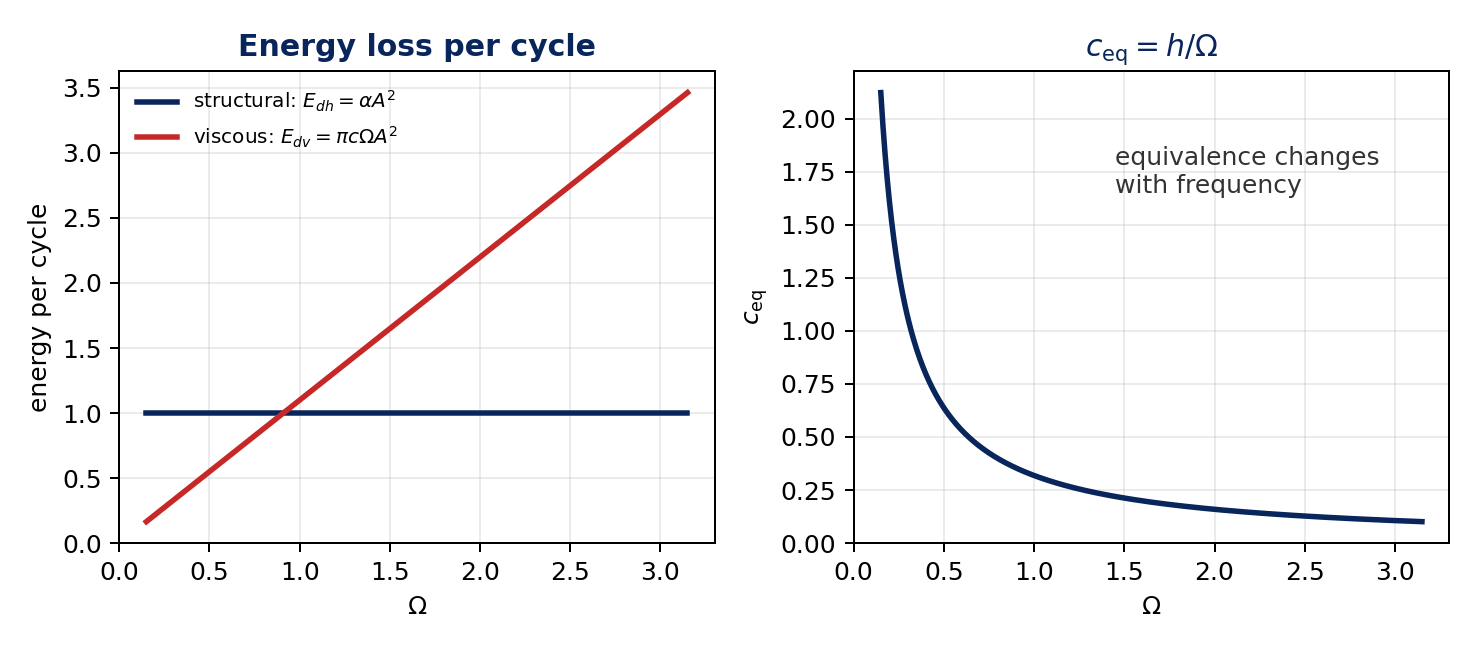

Write the Python code that produced this figure.
#!/usr/bin/env python3
"""Figure: equivalent viscous damping from energy equivalence."""

from __future__ import annotations

from plot_helpers import NAVY, OUT, RED, configure_matplotlib_cache


configure_matplotlib_cache()
import matplotlib.pyplot as plt


omega = [0.15 + 3.0 * i / 500 for i in range(501)]
alpha_a2 = 1.0
c = 0.35
edh = [alpha_a2 for _ in omega]
edv = [3.14159 * c * om for om in omega]
ceq = [alpha_a2 / (3.14159 * om) for om in omega]

fig, (ax_e, ax_c) = plt.subplots(1, 2, figsize=(8.2, 3.6))

ax_e.plot(omega, edh, color=NAVY, linewidth=2.2, label=r"structural: $E_{dh}=\alpha A^2$")
ax_e.plot(omega, edv, color=RED, linewidth=2.2, label=r"viscous: $E_{dv}=\pi c\Omega A^2$")
ax_e.set_xlabel(r"$\Omega$")
ax_e.set_ylabel("energy per cycle")
ax_e.set_title("Energy loss per cycle", color=NAVY, fontweight="bold")
ax_e.grid(True, alpha=0.25)
ax_e.legend(frameon=False, fontsize=8)

ax_c.plot(omega, ceq, color=NAVY, linewidth=2.2)
ax_c.set_xlabel(r"$\Omega$")
ax_c.set_ylabel(r"$c_{\mathrm{eq}}$")
ax_c.set_title(r"$c_{\mathrm{eq}}=h/\Omega$", color=NAVY, fontweight="bold")
ax_c.grid(True, alpha=0.25)
ax_c.text(1.45, 1.65, "equivalence changes\nwith frequency", fontsize=10, color="#333333")

fig.tight_layout()
fig.savefig(OUT / "lecture5_energy_equivalence.png", dpi=180)
plt.close(fig)
